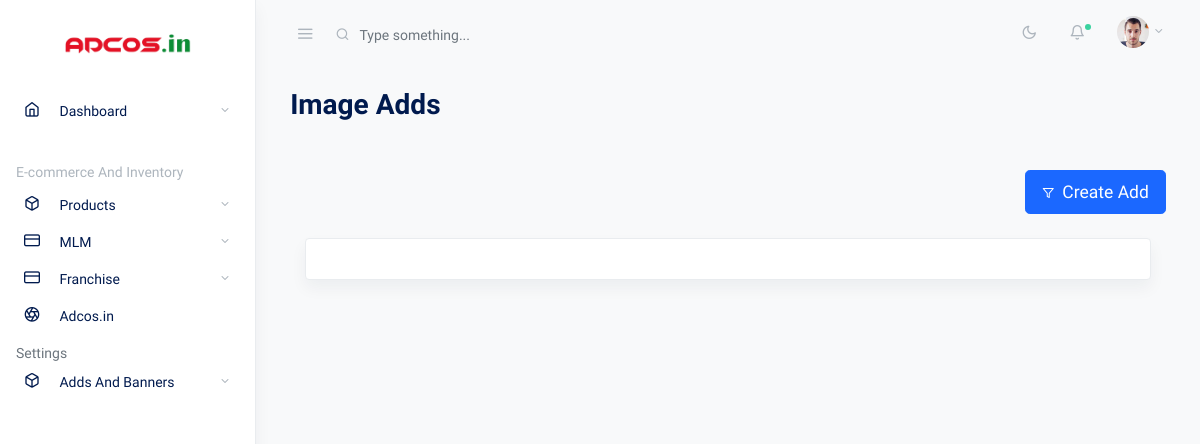
Page /ecome/FirstAddImageChange_adds on the earlier database version.
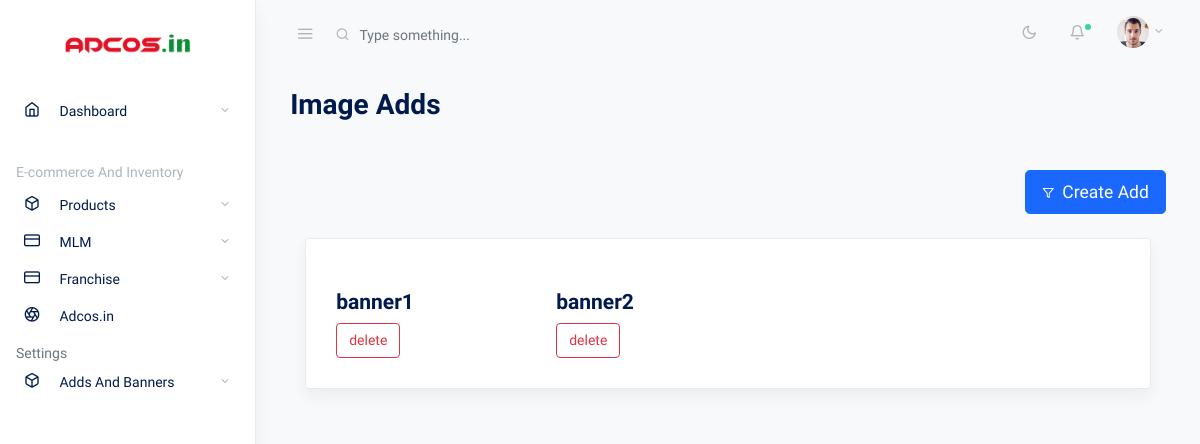
Same page on the later database version.
### ecom/models.py (models this page shows)
class Adds(models.Model):
    title = models.CharField(max_length=50)
    image = models.FileField(upload_to="adds")
    date = models.DateField(auto_now_add=True)

### ecom/views.py (the view, shortened to what this page needs)
# urls.py: path("FirstAddImageChange_adds",views.FirstAddImageChange_adds, name="FirstAddImageChange_adds"),
def FirstAddImageChange_adds(request):
    banner1 = Adds.objects.all()
    context = {
        "banner":banner1
    }
    return render(request,"dashboard/addchange_two.html",context)

### templates/dashboard/addchange_two.html (shortened to what this page needs)
{% extends 'dashboard/index.html' %}{% load static %}{% block admin %}
<link rel="stylesheet" href="{%static 'dashboard/css/dataTables.bootstrap4.css' %}">
<main role="main" class="main-content">
    <div class="container-fluid">
      <div class="row justify-content-center">
        <div class="col-12">
          <h2 class="mb-2 page-title">Image Adds</h2>
          <div class="row my-4">
                <div class="col-12">
                  <div class="row align-items-center my-4">
                    <div class="col-auto">
                      <button type="button" class="btn btn-primary btn-lg" data-toggle="modal" data-target="#defaultModal"><span class="fe fe-filter fe-12 mr-2"></span>Create Add</button>
                    </div>
                  </div>
            <div class="col-md-12">
              <div class="card shadow">
                <div class="card-body" style="display: flex;flex-wrap: wrap;align-items: baseline;justify-content: baseline;">
                        {% for item in banner %}
                        <div class="ima" style="width:200px; margin: 10px; overflow: hidden;">
                            <h4>{{item.title}}</h4>
                            <a href="{url 'DeleteAdd' item.id }" class="btn btn-outline-danger">delete</a>
                </div>
                        {% endfor %}
                </div>
              </div>
            </div>
          </div>
        </div>
      </div>
    </div>
</main>
{% endblock %}

Differences in the rows shown:
added Adds: title "banner1"
added Adds: title "banner2"
